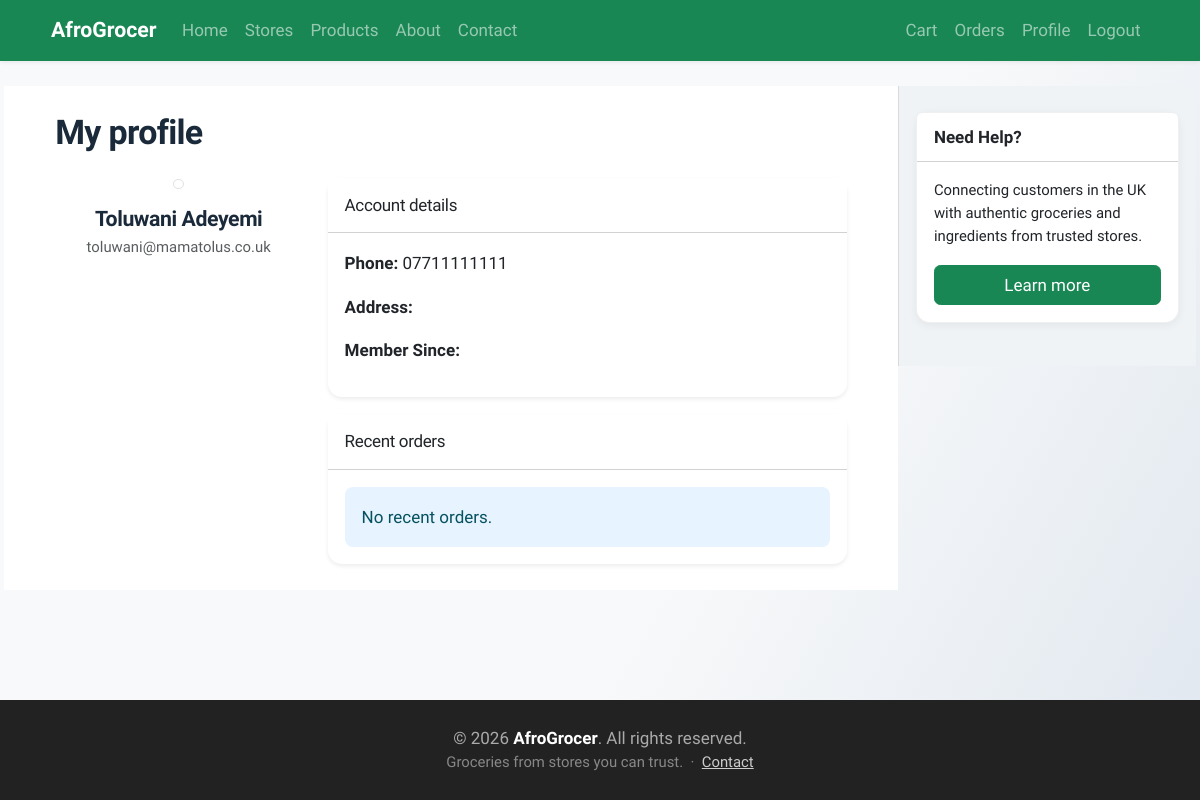
Screenshot of /profile (signed in) with the database file from the repository.
### tables this page shows
CREATE TABLE users (
    id          INTEGER PRIMARY KEY AUTOINCREMENT,
    username    TEXT UNIQUE NOT NULL,
    password    TEXT NOT NULL,
    full_name   TEXT NOT NULL,
    email       TEXT UNIQUE NOT NULL,
    phone       TEXT,
    role        TEXT NOT NULL DEFAULT 'customer',  -- 'customer', 'store_owner', 'admin'
    uk_postcode TEXT,
    created     TIMESTAMP DEFAULT CURRENT_TIMESTAMP
);

### app.py (the view)
@app.route('/profile')
def profile():
    user = get_user_by_id(session.get('user_id'))
    return render_template('profile.html', title="Profile", user=user)

### app.py (called while the page is built)
@app.context_processor
def inject_csrf_token():
    return dict(csrf_token=generate_csrf())

@app.context_processor
def inject_site_name():
    return dict(siteName=siteName)

@app.context_processor
def inject_current_year():
    return dict(current_year=datetime.now().year)

@app.context_processor
def inject_user_role():
    is_admin = False
    if session.get('user_id'):
        user = get_user_by_id(session['user_id'])
        if user and user['role'] == 'admin':
            is_admin = True
    return dict(is_admin=is_admin)

### db/db.py (called while the page is built)
def get_db_connection():
    BASE_DIR = os.path.dirname(os.path.dirname(os.path.abspath(__file__)))
    db_path = os.path.join(BASE_DIR, 'db', 'database.db')
    conn = sqlite3.connect(db_path)
    conn.row_factory = sqlite3.Row
    return conn

def get_user_by_id(user_id):
    connection = get_db_connection()
    user = connection.execute(
        "SELECT * FROM users WHERE id = ?", (user_id,)
    ).fetchone()
    connection.close()
    return user

### Templates/profile.html (shortened to what this page needs)
{% extends "base.html" %}
{% block content %}
    <h1 class="h2 mb-4">My profile</h1>
    <div class="row g-4">
        <div class="col-md-4 text-center">
            <img src="{{ user['profile_picture'] or url_for('static', filename='default_profile.png') }}" alt="" class="img-thumbnail mb-3 rounded-circle border" style="max-width: 200px; object-fit: cover;">
            <h2 class="h5 mb-1">{{ user['full_name'] }}</h2>
            <p class="text-muted small mb-0">{{ user['email'] }}</p>
        </div>
        <div class="col-md-8">
            <div class="card mb-3 border-0 shadow-sm">
                <div class="card-header bg-white py-3">
                    <h2 class="h6 mb-0">Account details</h2>
                </div>
                <div class="card-body">
                    <p><strong>Phone:</strong> {{ user['phone'] }}</p>
                    <p><strong>Address:</strong> {{ user['address'] }}</p>
                    <p><strong>Member Since:</strong> {{ user['created_at'] }}</p>
                </div>
            </div>
            <div class="card border-0 shadow-sm">
                <div class="card-header bg-white py-3">
                    <h2 class="h6 mb-0">Recent orders</h2>
                </div>
                <div class="card-body">
                    {% if recent_orders|length == 0 %}
                        <div class="alert alert-info mb-0">No recent orders.</div>
                    {% endif %}
                </div>
            </div>
        </div>
    </div>
{% endblock %}

### Static/style.css (style rules this page uses)
:root { --ink: #212529; --muted: #5c534a; --brand: #198754; --brand-dark: #157347; --accent: #c45c26; --accent-hover: #a34d1f; --font: "Source Sans 3", "Segoe UI", system-ui, sans-serif; }
html { font-size: 15px; }
@media (min-width: 768px) { html { font-size: 16px; } }
@media (min-width: 1200px) { html { font-size: 17px; } }
.site-body { font-family: var(--font); color: var(--ink); line-height: 1.55; background: linear-gradient(120deg, #f8f9fa 60%, #e0e7ef 100%); min-height: 100vh; }
h1, h2, h3, h4, h5, .h1, .h2, .h3, .h4, .h5 { font-weight: 700; color: #1a2a3a; letter-spacing: -0.02em; }
.card { border-radius: 14px; border: 1px solid rgba(0, 0, 0, 0.06); transition: box-shadow 0.15s ease, transform 0.12s ease; }
.alert-info { background: #e7f3ff; border: none; border-radius: 8px; }

### rows the page displays
users: full_name "Toluwani Adeyemi", email "toluwani@mamatolus.co.uk", phone "07711111111"

### other values shown
{{ siteName }} "AfroGrocer"
